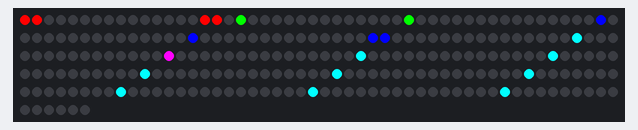
Simulated run of this sketch. Board: Arduino Uno, built with avr-gcc and run on an emulated ATmega328P. On the bench: 256 RGB LEDs in strip order, left to right, continuing on the next row.

Above: at 0.1 s.

The sketch:

parcial_21.ino
```cpp
//Importamos esta libreria necesaria para el manejo de los neopixel
#include<Adafruit_NeoPixel.h>

//definimos el puerto de entrada
int neopixelPin = 2;
//definimos el numero de leds (# de filas * 16)
int no_ofPixels = 256;

Adafruit_NeoPixel pixels = Adafruit_NeoPixel(no_ofPixels, neopixelPin, NEO_GRB + NEO_KHZ800);

void setup()
{
  pixels.begin();
}

void loop()
{
  //pixels.setPixelColor(# bombillo, pixels.Color(R,G,B));
  pixels.setPixelColor(0, pixels.Color(255,0,0));

  pixels.setPixelColor(1, pixels.Color(255,0,0));

  pixels.setPixelColor(15, pixels.Color(255,0,0));

  pixels.setPixelColor(16, pixels.Color(255,0,0));

  pixels.setPixelColor(18, pixels.Color(0,255,0));

  pixels.setPixelColor(32, pixels.Color(0,255,0));

  pixels.setPixelColor(48, pixels.Color(0,0,255));

  pixels.setPixelColor(64, pixels.Color(0,0,255));

  pixels.setPixelColor(79, pixels.Color(0,0,255));

  pixels.setPixelColor(80, pixels.Color(0,0,255));

  pixels.setPixelColor(96, pixels.Color(0,255,255));

  pixels.setPixelColor(112, pixels.Color(255,0,255));

  pixels.setPixelColor(128, pixels.Color(0,255,255));

  pixels.setPixelColor(144, pixels.Color(0,255,255));

  pixels.setPixelColor(160, pixels.Color(0,255,255));

  pixels.setPixelColor(176, pixels.Color(0,255,255));

  pixels.setPixelColor(192, pixels.Color(0,255,255));

  pixels.setPixelColor(208, pixels.Color(0,255,255));

  pixels.setPixelColor(224, pixels.Color(0,255,255));

  pixels.setPixelColor(240, pixels.Color(0,255,255));

  //Despues de asignar todos los datos, mostramos a traves de la ste función
  pixels.show();


}
```
